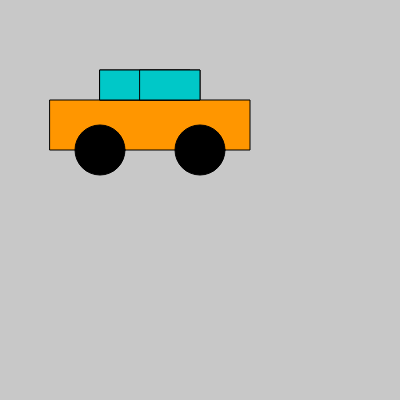
Frame 1 (no input)
Frame 60 (no input): identical to frame 1, image omitted
Frame 120 (the mouse pressed at the canvas centre since frame 60): identical to frame 1, image omitted

The p5.js sketch that drew this single still picture (run headless with seeded random() and noise() and a simulated clock; from frame 60 on, the mouse is pressed at the canvas centre):

// p5.js sketch
// ── sketch.js
function setup() {
  createCanvas(400, 400);
}

function draw() {
  background(200);
  
  // Draw car body
  fill(255, 150, 0);
  rect(50, 100, 200, 50);
  rect(100, 70, 100, 30);
  
  // Draw wheels
  fill(0);
  ellipse(100, 150, 50, 50);
  ellipse(200, 150, 50, 50);
  
  // Draw windows
  fill(0, 200, 200);
  rect(100, 70, 90, 30);
  rect(140, 70, 60, 30);
}
